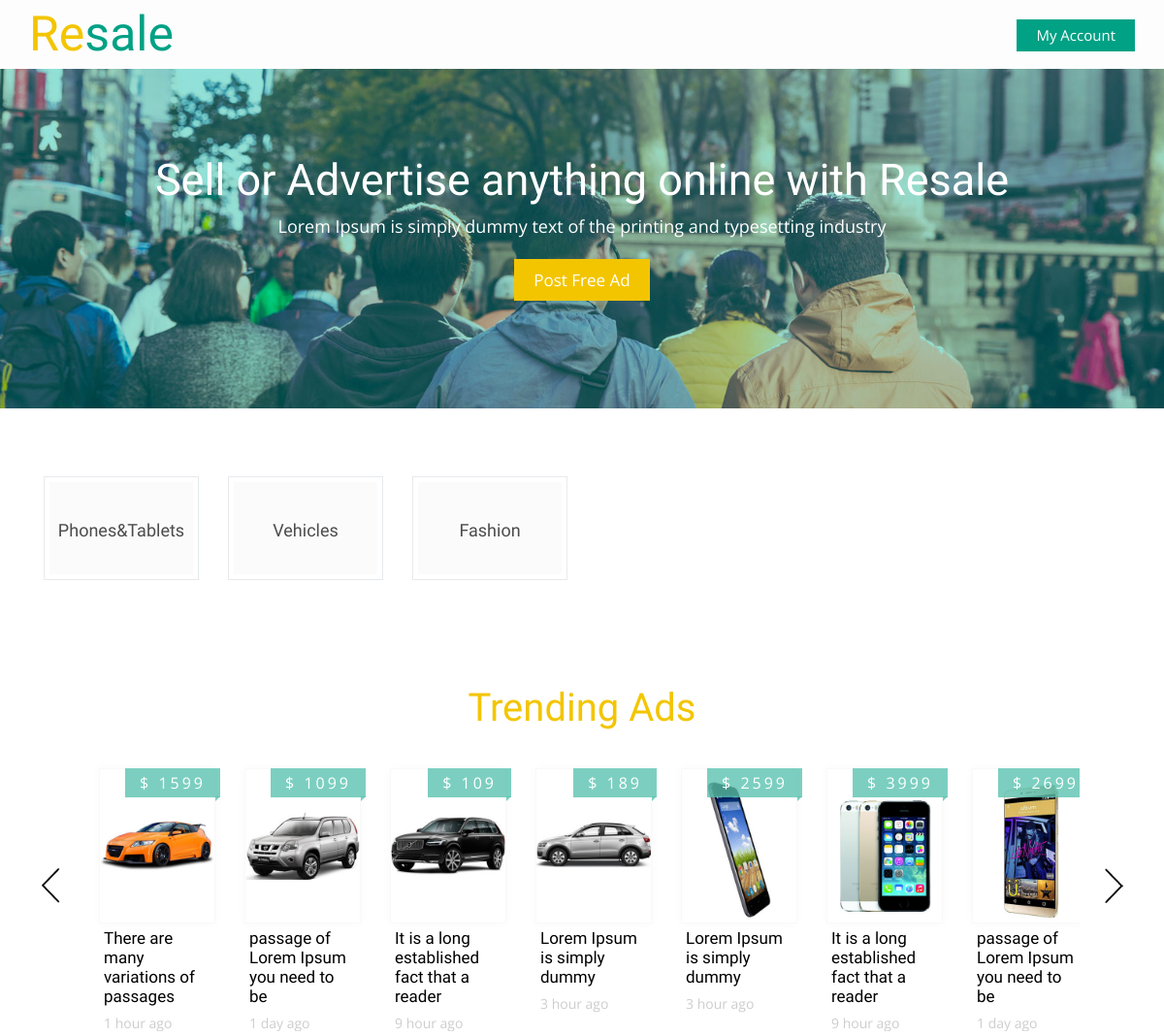
/ (upper part), run on an earlier commit of the app's database.
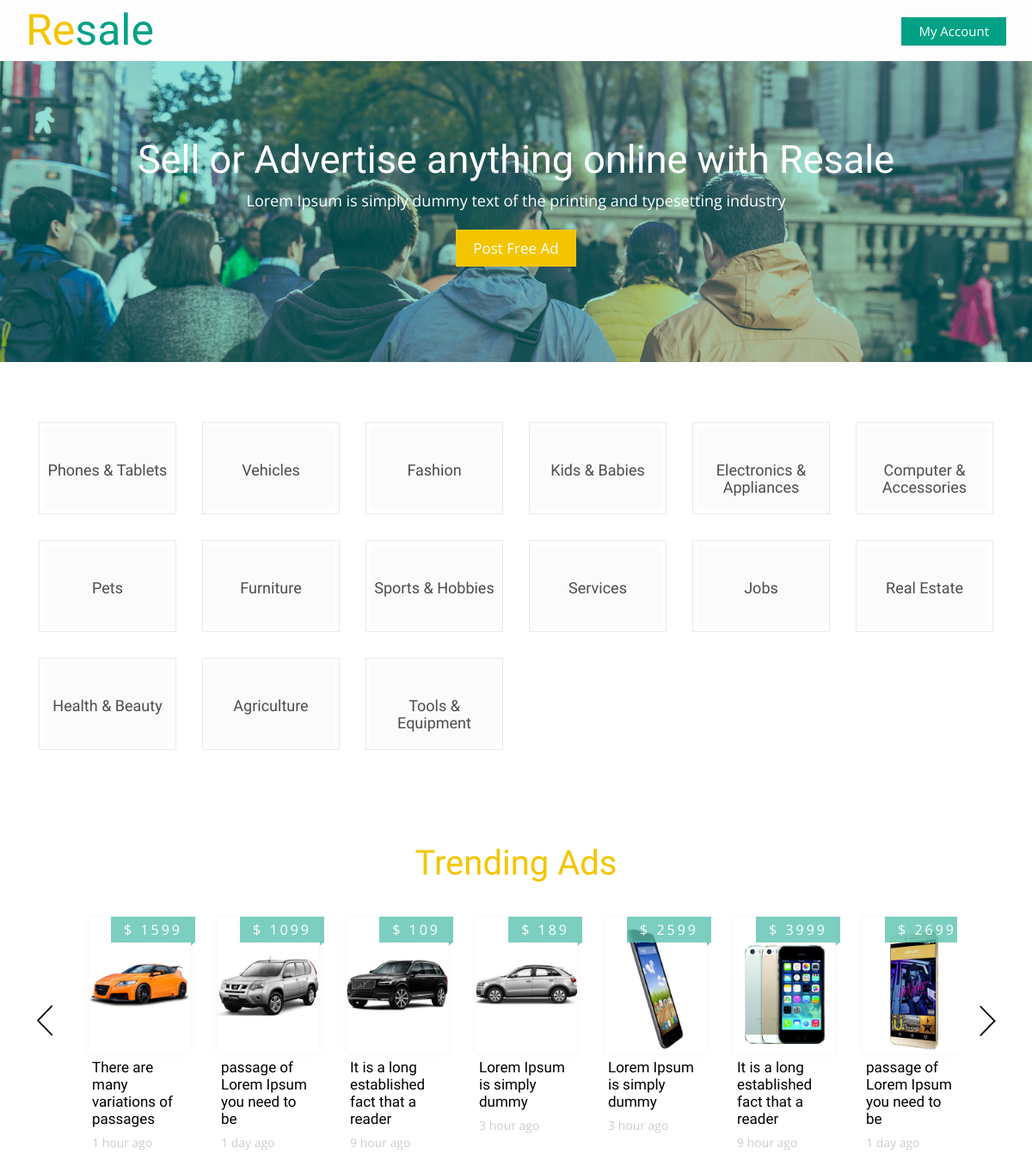
And on a later commit of the database.
### product/models.py (models this page shows, shortened)
class Category(models.Model):
    category_name = models.CharField(max_length=50)
    image = models.ImageField(upload_to='category/' , blank=True , null=True)
    icon = IconField()
    slug = models.SlugField(blank=True  , null=True)
    class Meta:
        verbose_name = 'category'
        verbose_name_plural = 'categories'
    def __str__(self):
        return self.category_name

### home/views.py (the view)
# urls.py: path('' , views.home , name='home') ,
def home(request):
    all_category = Category.objects.all()
    products = Product.objects.all()
    template = 'home.html'
    context = { 'all_category' : all_category , 'products' : products}
    return render(request , template , context)

### home/templates/home.html (shortened to what this page needs)
{% extends 'base.html' %}
{% load static %}
{% load fontawesome_5 %}
{% block body %}
<head>
	{% fontawesome_5_static %}
</head>
<body>
	<div class="content">
		<div class="categories">
			<div class="container">
				{% for category in all_category.all %}
				<div class="col-md-2 focus-grid">
					<a href="categories.html">
						<div class="focus-border">
							<div class="focus-layout">
								<div class="focus-image">
									<h4 class="clrchg">{{category}}</h4>
								</div>
							</div>
						</div>
					</a>
				</div>
				{% endfor %}
				<div class="clearfix"></div>
			</div>
		</div>
		<div class="trending-ads">
			<div class="container">
				<div class="trend-ads">
					<h2>Trending Ads</h2>
					<div class="nbs-flexisel-container">
						<div class="nbs-flexisel-inner">
							<ul id="flexiselDemo3" class="nbs-flexisel-ul" style="left: -600px;">
								<li class="nbs-flexisel-item" style="width: 600px;">
									<div class="col-md-3 biseller-column">
										<a href="single.html">
											<img src="images/p5.jpg">
											<span class="price">$ 1599</span>
										</a>
										<div class="ad-info">
											<h5>There are many variations of passages</h5>
											<span>1 hour ago</span>
										</div>
									</div>
									<div class="col-md-3 biseller-column">
										<a href="single.html">
											<img src="images/p6.jpg">
											<span class="price">$ 1099</span>
										</a>
										<div class="ad-info">
											<h5>passage of Lorem Ipsum you need to be</h5>
											<span>1 day ago</span>
										</div>
									</div>
									<div class="col-md-3 biseller-column">
										<a href="single.html">
											<img src="images/p7.jpg">
											<span class="price">$ 109</span>
										</a>
										<div class="ad-info">
											<h5>It is a long established fact that a reader</h5>
											<span>9 hour ago</span>
										</div>
									</div>
									<div class="col-md-3 biseller-column">
										<a href="single.html">
											<img src="images/p8.jpg">
											<span class="price">$ 189</span>
										</a>
										<div class="ad-info">
											<h5>Lorem Ipsum is simply dummy</h5>
											<span>3 hour ago</span>
										</div>
									</div>
								</li>
								<li class="nbs-flexisel-item" style="width: 600px;">
									<div class="col-md-3 biseller-column">
										<a href="single.html">
											<img src="images/p9.jpg">
											<span class="price">$ 2599</span>
										</a>
										<div class="ad-info">
											<h5>Lorem Ipsum is simply dummy</h5>
											<span>3 hour ago</span>
										</div>
									</div>
									<div class="col-md-3 biseller-column">
										<a href="single.html">
											<img src="images/p10.jpg">
											<span class="price">$ 3999</span>
										</a>
										<div class="ad-info">
											<h5>It is a long established fact that a reader</h5>
											<span>9 hour ago</span>
										</div>
									</div>
									<div class="col-md-3 biseller-column">
										<a href="single.html">
											<img src="images/p11.jpg">
											<span class="price">$ 2699</span>
										</a>
										<div class="ad-info">
											<h5>passage of Lorem Ipsum you need to be</h5>
											<span>1 day ago</span>
										</div>
									</div>
								</li>
							</ul>
						</div>
					</div>
				</div>
			</div>
		</div>
	</div>
</body>
{% endblock body %}

### templates/base.html (shortened to what this page needs)
{% load fontawesome_5 %}
{% load static %}
<!DOCTYPE html>
<html>
<head>
	{% fontawesome_5_static %}
<link href="{% static 'css/all.css' %}" rel="stylesheet">
<link rel="stylesheet" href="{% static 'css/bootstrap.min.css' %}">
<link rel="stylesheet" href="{% static 'css/bootstrap-select.css' %}">
<link href="{% static 'css/style.css' %}" rel="stylesheet" type="text/css" media="all" />
<link rel="stylesheet" href="{% static 'css/flexslider.css' %}" type="text/css" media="screen" />
<link rel="stylesheet" href="{% static 'css/font-awesome.min.css' %}" />
<link href="{% static 'css/jquery.uls.css' %}" rel="stylesheet"/>
<link href="{% static 'css/jquery.uls.grid.css' %}" rel="stylesheet"/>
<link href="{% static 'css/jquery.uls.lcd.css' %}" rel="stylesheet"/>
</head>
<body>
	<div class="header">
		<div class="container">
			<div class="logo">
				<a href="index.html"><span>Re</span>sale</a>
			</div>
			<div class="header-right">
			<a class="account" href="login.html">My Account</a>
		</div>
		</div>
	</div>
	<div class="main-banner banner text-center">
	  <div class="container">
			<h1>Sell or Advertise   <span class="segment-heading">    anything online </span> with Resale</h1>
			<p>Lorem Ipsum is simply dummy text of the printing and typesetting industry</p>
			<a href="post-ad.html">Post Free Ad</a>
	  </div>
	</div>
{% block body %}
{% endblock body %}
</body>
</html>

What changed in the data, as far as the page shows it:
changed Category: category_name "Phones&Tablets" → "Phones & Tablets"
added Category: category_name "Kids & Babies"
added Category: category_name "Electronics & Appliances"
added Category: category_name "Computer & Accessories"
added Category: category_name "Pets"
added Category: category_name "Furniture"
added Category: category_name "Sports & Hobbies"
added Category: category_name "Services"
added Category: category_name "Jobs"
added Category: category_name "Real Estate"
added Category: category_name "Health & Beauty"
added Category: category_name "Agriculture"
added Category: category_name "Tools & Equipment"
